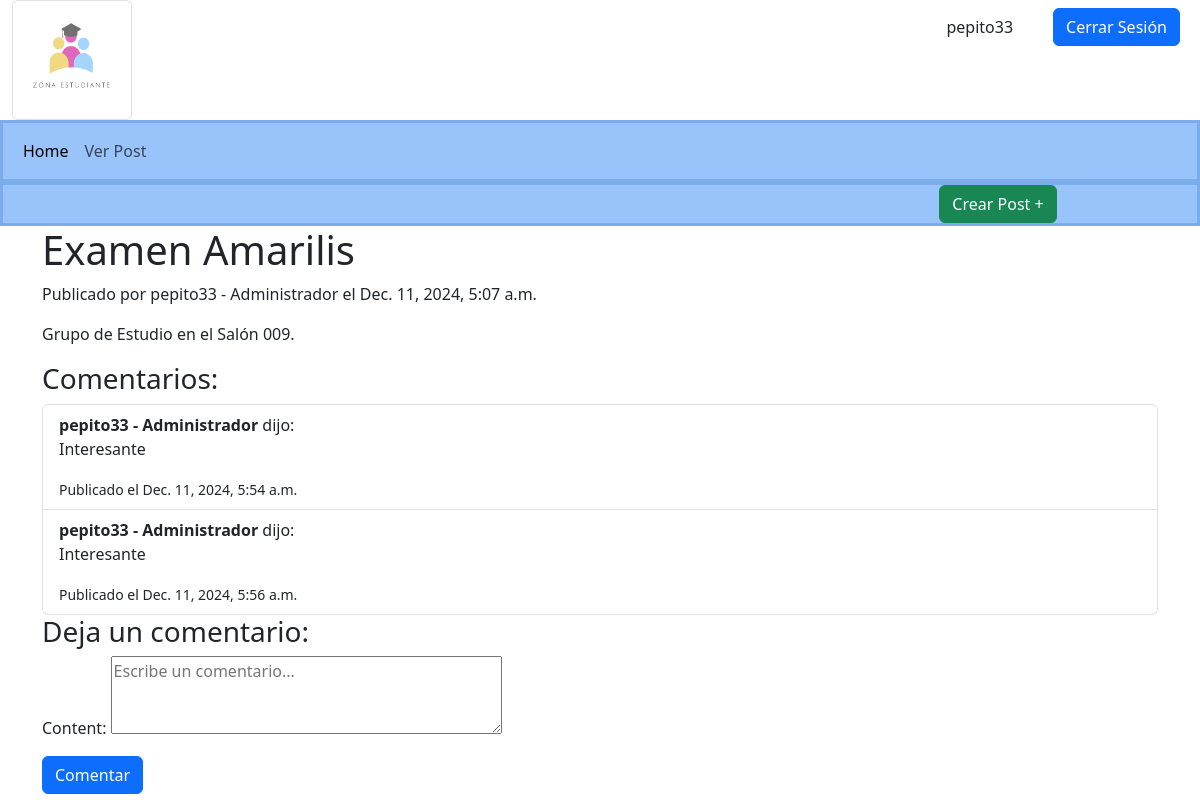
The page /post/1/ (signed in) on the database its author committed.
### login_foro/models.py (models this page shows, shortened)
class CustomUser(AbstractUser):
    ROLE_CHOICES = (
        ('administrador', 'Administrador'),
        ('profesor', 'Profesor'),
        ('estudiante', 'Estudiante'),
    )
    role = models.CharField(max_length=20, choices=ROLE_CHOICES, default='estudiante')
    def __str__(self):
        return f"{self.username} - {self.get_role_display()}"

### foro_app/models.py (models this page shows, shortened)
class Post(models.Model):
    title = models.CharField(max_length=255)
    content = models.TextField()
    created_at = models.DateTimeField(auto_now_add=True)
    updated_at = models.DateTimeField(auto_now=True)
    author = models.ForeignKey(settings.AUTH_USER_MODEL, on_delete=models.CASCADE)  # Usamos settings.AUTH_USER_MODEL

class Comment(models.Model):
    post = models.ForeignKey(Post, related_name='comments', on_delete=models.CASCADE)
    author = models.ForeignKey(settings.AUTH_USER_MODEL, on_delete=models.CASCADE)  # Usamos settings.AUTH_USER_MODEL
    content = models.TextField()
    created_at = models.DateTimeField(default=timezone.now)
    updated_at = models.DateTimeField(auto_now=True)

### foro_app/views.py (the view)
# urls.py: path('post/<int:pk>/', views.post_detail, name='post_detail'),
def post_detail(request, pk):
    post = get_object_or_404(Post, pk=pk)
    if request.method == "POST":
        comment_form = CommentForm(request.POST)
        if comment_form.is_valid():
            comment = comment_form.save(commit=False)
            comment.post = post  # Asociar el comentario al post
            comment.author = request.user  # Asociar el comentario al usuario
            comment.save()
            return redirect(post.get_absolute_url())  # Redirige a la misma página del post
    else:
        comment_form = CommentForm()
    comments = post.comments.all()  # Obtiene todos los comentarios del post
    return render(request, 'detalle_post.html', {
        'post': post,
        'comment_form': comment_form,
        'comments': comments
    })

### foro_app/forms.py
class CommentForm(forms.ModelForm):
    class Meta:
        model = Comment
        fields = ['content']
        widgets = {
            'content': forms.Textarea(attrs={'rows': 3, 'placeholder': 'Escribe un comentario...'}),
        }

### foro_app/templates/detalle_post.html (shortened to what this page needs)
{% extends 'plantilla.html' %}
{% block content %}
  <div class="container">
    <h1>{{ post.title }}</h1>
    <p>Publicado por {{ post.author }} el {{ post.created_at }}</p>
    <p>{{ post.content }}</p>
    <h3>Comentarios:</h3>
    {% if comments %}
      <ul class="list-group">
        {% for comment in comments %}
          <li class="list-group-item">
            <strong>{{ comment.author }}</strong> dijo:
            <p>{{ comment.content }}</p>
            <small>Publicado el {{ comment.created_at }}</small>
          </li>
        {% endfor %}
      </ul>
    {% else %}
      <p>No hay comentarios aún.</p>
    {% endif %}
    <h3>Deja un comentario:</h3>
    <form method="post">
      {{ comment_form.as_p }}
      <button type="submit" class="btn btn-primary">Comentar</button>
    </form>
  </div>
{% endblock %}

### foro_app/templates/plantilla.html (shortened to what this page needs)
{% load static %}
<!doctype html>
<html lang="en">
    <head>
        <link
            href="https://cdn.jsdelivr.net/npm/bootstrap@5.3.2/dist/css/bootstrap.min.css"
            rel="stylesheet"
        />
    </head>
    <body>
        <header>
            <div class="container-fluid">
                <div class="row">
                  <div class="col">
                    <img src="{% static 'img/Logo.png' %}" class="img-thumbnail " alt="Logo.png" style="width: 120px; height: 120px;">
                  </div>
                  <div class="col">
                  </div>
                  <div class="col text-end" >
                    <div class="hstack gap-1 justify-content-end">
                      <div class="p-2">{{ user.username }}</div>
                      <div class="p-2">{{ role }}</div>
                      <div class="p-2"><a class="btn btn-primary" href="{% url 'logout' %}" role="button">Cerrar Sesión</a></div>
                    </div>
                  </div>
                </div>
              </div>
              <nav class="navbar navbar-expand-lg " style="background-color: rgba(153, 195, 251, 1); border-color: rgb(125, 172, 235); border-style: solid;">
                <div class="container-fluid">
                  <div class="collapse navbar-collapse" id="navbarScroll">
                    <ul class="navbar-nav me-auto my-2 my-lg-0 navbar-nav-scroll" style="--bs-scroll-height: 100px;">
                      <li class="nav-item">
                        <a class="nav-link active" aria-current="page" href="{% url "home" %}">Home</a>
                      </li>
                      <li class="nav-item">
                        <a class="nav-link" href="{% url "post_list" %}">Ver Post</a>
                      </li>
                    </ul>
                  </div>
                </div>
              </nav>
              <div class="container-fluid text-center" style="background-color: rgba(153, 195, 251, 1); border-color: rgb(125, 172, 235); border-style: solid;">
                <div class="row">
                    <div class="col-8"></div>
                    <div class="col-4">
                      <button type="button" class="btn btn-success" onclick="window.location.href='{% url 'create_post' %}'">Crear Post +</button>
                    </div>
                  </div>
              </div>
        </header>
        <main>
            {% block content %}
            {% endblock %}
        </main>
    </body>
</html>

### rows shown on the page
CustomUser: username "pepito33"
Post: title "Examen Amarilis", author "pepito33 - Administrador", created_at "Dec. 11, 2024, 5:07 a.m.", content "Grupo de Estudio en el Salón 009."
Comment: author "pepito33 - Administrador", content "Interesante", created_at "Dec. 11, 2024, 5:54 a.m."
Comment: author "pepito33 - Administrador", content "Interesante", created_at "Dec. 11, 2024, 5:56 a.m."
